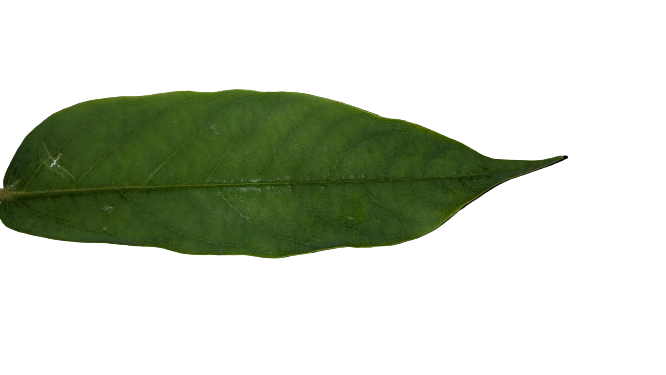
#> input picture daun belimbing wuluh (update)/belimbing wuluh-034.png, 666 x 375 px, found by its file name
$ jupyter execute cropping.ipynb   (shell and % lines are left out)
#> lines starting #> are read from the running program, lines starting #| are printed output that depends on the picture
<a href="https://colab.research.google.com/github/muhammaddaffa50/tugasdaun/blob/main/image_fudamental/cropping.ipynb" target="_parent"></a>

[cell 1]
# import the necessary packages
from matplotlib import pyplot as plt
import numpy as np
import argparse
import cv2

[cell 2]
def plt_imshow(title, image):
	# convert the image frame BGR to RGB color space and display it
	image = cv2.cvtColor(image, cv2.COLOR_BGR2RGB)
	plt.imshow(image)
	plt.title(title)
	plt.grid(False)
	plt.show()

[cell 3]
I = np.arange(0, 25)
I

[cell 4]
I = I.reshape((5, 5))
I

[cell 5]
I[0:3, 0:2]

[cell 6]
I[3:5, 1:5]

[cell 7]
# # construct the argument parser and parse the arguments
# ap = argparse.ArgumentParser()
# ap.add_argument("-i", "--image", type=str, default="adrian.png",
# 	help="path to the input image")
# args = vars(ap.parse_args())

# since we are using Jupyter Notebooks we can replace our argument
# parsing code with *hard coded* arguments and values
args = {
	"image": "/content/tugasdaun/daun belimbing wuluh (update)/belimbing wuluh-034.png"
}

[cell 8]
# load the input image and display it to our screen
image = cv2.imread(args["image"])
#> image is the input picture: shape (375, 666, 3); mean B, G, R 194.2, 208.3, 201.6
plt_imshow("Original", image)

# cropping an image with OpenCV is accomplished via simple NumPy
# array slices in startY:endY, startX:endX order -- here we are
# cropping the monitor from the image (these coordinates were
# determined using photo editing software such as Photoshop,
# GIMP, Paint, etc.)
# Dimension lab.jpeg = 720x1600
lab = image[100:550, 100:500]
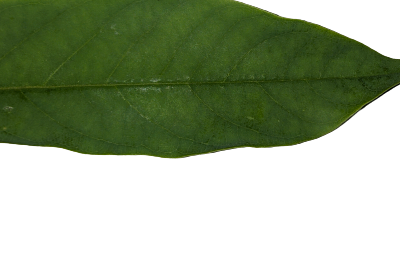
#> lab: shape (275, 400, 3); mean B, G, R 146, 171.8, 159.4
plt_imshow("lab", lab)


$ run again, with daun belimbing wuluh (update)/belimbing wuluh-001.png copied over daun belimbing wuluh (update)/belimbing wuluh-034.png
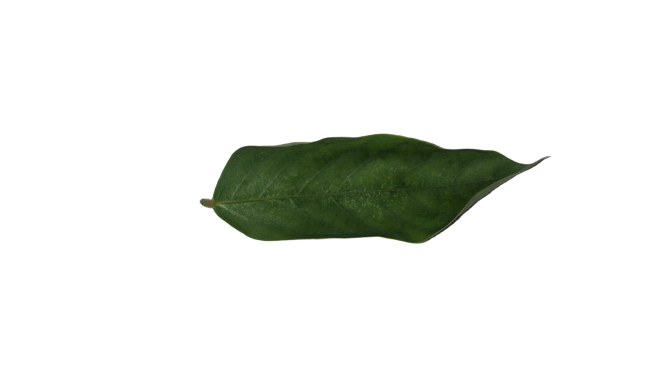
#> input picture daun belimbing wuluh (update)/belimbing wuluh-001.png, 666 x 375 px, found by its file name
#> image is the input picture: shape (375, 666, 3); mean B, G, R 232.1, 235.8, 233.7
#> `lab = image[100:550, 100:500]`:
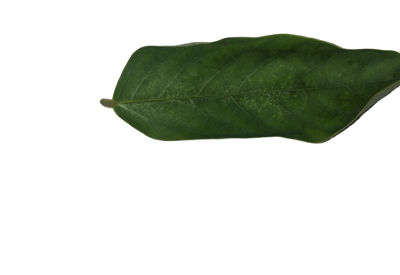
#> lab: shape (275, 400, 3); mean B, G, R 204, 212.4, 207.7
#> image: shape (275, 400, 3)

$ run again, with daun belimbing wuluh (update)/belimbing wuluh-003.png copied over daun belimbing wuluh (update)/belimbing wuluh-034.png
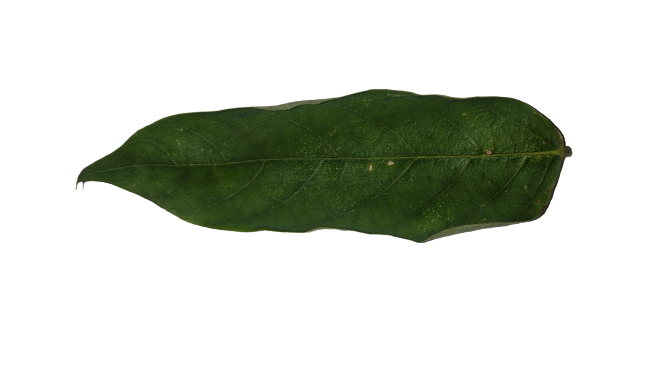
#> input picture daun belimbing wuluh (update)/belimbing wuluh-003.png, 666 x 375 px, found by its file name
#> image is the input picture: shape (375, 666, 3); mean B, G, R 204.4, 212.9, 208.6
#> `lab = image[100:550, 100:500]`:
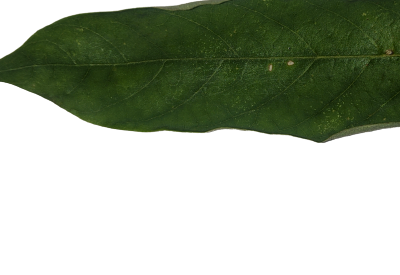
#> lab: shape (275, 400, 3); mean B, G, R 157.3, 174, 165.4
#> image: shape (275, 400, 3)
